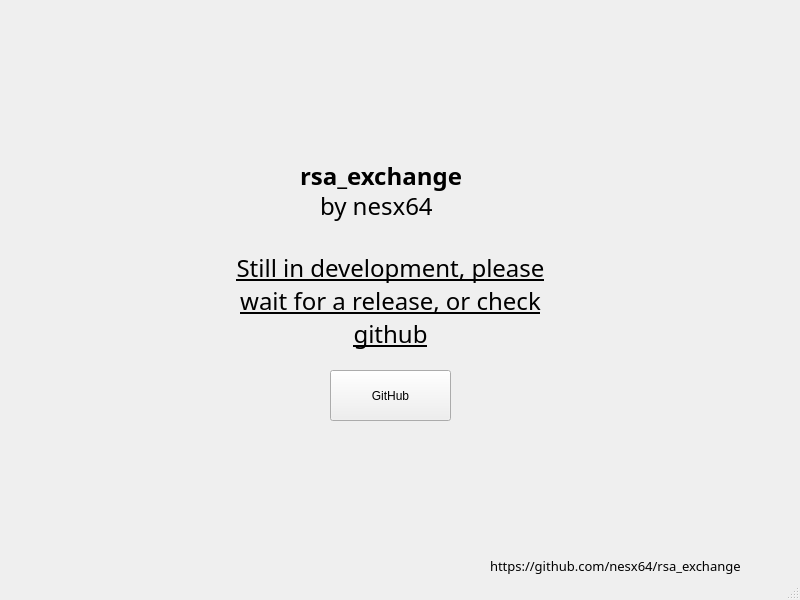
<?xml version="1.0" encoding="UTF-8"?>
<ui version="4.0">
 <class>RSAWindow</class>
 <widget class="QMainWindow" name="RSAWindow">
  <property name="enabled">
   <bool>true</bool>
  </property>
  <property name="geometry">
   <rect>
    <x>0</x>
    <y>0</y>
    <width>800</width>
    <height>600</height>
   </rect>
  </property>
  <property name="windowTitle">
   <string>rsa_ex</string>
  </property>
  <property name="windowIcon">
   <iconset theme="QIcon::ThemeIcon::SystemLockScreen"/>
  </property>
  <widget class="QWidget" name="centralwidget">
   <property name="layoutDirection">
    <enum>Qt::LayoutDirection::LeftToRight</enum>
   </property>
   <property name="autoFillBackground">
    <bool>false</bool>
   </property>
   <widget class="QLabel" name="centerLogoLabel">
    <property name="enabled">
     <bool>true</bool>
    </property>
    <property name="geometry">
     <rect>
      <x>300</x>
      <y>150</y>
      <width>231</width>
      <height>51</height>
     </rect>
    </property>
    <property name="font">
     <font>
      <family>JetBrainsMono Nerd Font</family>
      <pointsize>18</pointsize>
      <bold>true</bold>
     </font>
    </property>
    <property name="text">
     <string>rsa_exchange</string>
    </property>
   </widget>
   <widget class="QLabel" name="centerLogoAuthorLabel">
    <property name="enabled">
     <bool>true</bool>
    </property>
    <property name="geometry">
     <rect>
      <x>320</x>
      <y>180</y>
      <width>231</width>
      <height>51</height>
     </rect>
    </property>
    <property name="font">
     <font>
      <family>JetBrainsMono Nerd Font</family>
      <pointsize>18</pointsize>
      <bold>false</bold>
     </font>
    </property>
    <property name="text">
     <string>by nesx64</string>
    </property>
   </widget>
   <widget class="QLabel" name="githubLinkLabelBottom">
    <property name="enabled">
     <bool>true</bool>
    </property>
    <property name="geometry">
     <rect>
      <x>490</x>
      <y>540</y>
      <width>421</width>
      <height>51</height>
     </rect>
    </property>
    <property name="font">
     <font>
      <family>JetBrainsMono Nerd Font</family>
      <pointsize>10</pointsize>
      <bold>false</bold>
     </font>
    </property>
    <property name="text">
     <string>https://github.com/nesx64/rsa_exchange</string>
    </property>
   </widget>
   <widget class="QLabel" name="tempDevLabelStatus">
    <property name="enabled">
     <bool>true</bool>
    </property>
    <property name="geometry">
     <rect>
      <x>220</x>
      <y>230</y>
      <width>341</width>
      <height>141</height>
     </rect>
    </property>
    <property name="font">
     <font>
      <family>JetBrainsMono Nerd Font</family>
      <pointsize>18</pointsize>
      <bold>false</bold>
      <underline>true</underline>
     </font>
    </property>
    <property name="text">
     <string>Still in development, please wait for a release, or check github</string>
    </property>
    <property name="textFormat">
     <enum>Qt::TextFormat::AutoText</enum>
    </property>
    <property name="alignment">
     <set>Qt::AlignmentFlag::AlignCenter</set>
    </property>
    <property name="wordWrap">
     <bool>true</bool>
    </property>
   </widget>
   <widget class="QPushButton" name="tempOpenGithubButton">
    <property name="geometry">
     <rect>
      <x>330</x>
      <y>370</y>
      <width>121</width>
      <height>51</height>
     </rect>
    </property>
    <property name="cursor">
     <cursorShape>PointingHandCursor</cursorShape>
    </property>
    <property name="text">
     <string>GitHub</string>
    </property>
    <property name="icon">
     <iconset theme="QIcon::ThemeIcon::MailForward"/>
    </property>
    <property name="autoDefault">
     <bool>false</bool>
    </property>
    <property name="default">
     <bool>false</bool>
    </property>
    <property name="flat">
     <bool>false</bool>
    </property>
   </widget>
  </widget>
  <widget class="QStatusBar" name="statusbar"/>
 </widget>
 <resources/>
 <connections/>
</ui>
